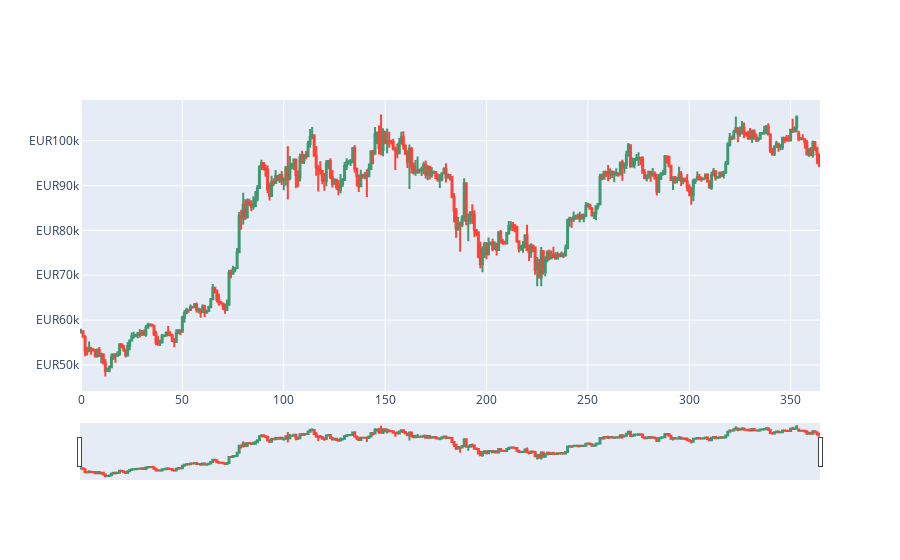

Notebook code cell kept with this figure:
### Markdown cell above
### **Sliding Candlesticks**

### Code cell
#to install modules or packages use !pip install "x" or %pip install "x" or pip install "x" in terminal
from datetime import datetime, timedelta
import pandas as pd
import numpy as np
import plotly.graph_objects as go
import plotly.offline as py
import os

CURRENCY = 'EUR'

file_name = 'BTC_DEDA_5.csv'

btc_data = pd.read_csv(file_name, sep=';')

# Flatten multi-index columns if present (though CSV shouldn't have multi-index)
if isinstance(btc_data.columns, pd.MultiIndex):
    btc_data.columns = btc_data.columns.get_level_values(0)

# Create candlestick chart
fig = go.Figure(data=[
    go.Candlestick(
        x=btc_data.index,
        close=btc_data['Close'],
        high=btc_data['High'],
        low=btc_data['Low'],
        open=btc_data['Open']
    )
])

fig.update_yaxes(tickprefix=CURRENCY)
fig.show()

### Figure 1 — Plotly figure (JSON) as saved in the notebook; plotly's stock layout.template omitted (floating-point values rounded to 4 significant figures; data arrays with more than 128 entries replaced by an {"elided": "..."} marker saying what was removed)
{"data": [{"close": {"elided": "365 float values"}, "high": {"elided": "365 float values"}, "low": {"elided": "365 float values"}, "open": {"elided": "365 float values"}, "type": "candlestick", "x": {"elided": "365 int values"}}], "layout": {"yaxis": {"tickprefix": "EUR"}}}
